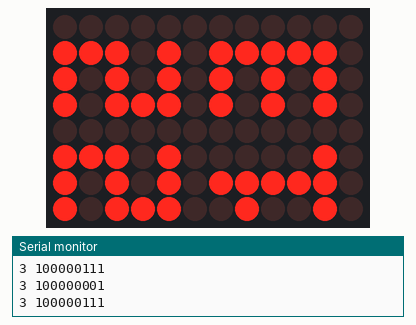
This sketch was run on a simulated Arduino Uno R4 WiFi. Parts: 12×8 LED matrix, the last lines printed to the serial monitor. The local clock reads 2024-03-15 10:24:30 at power-on unless the sketch sets it.

Above: at 1.6 s.
At 41.6 s:
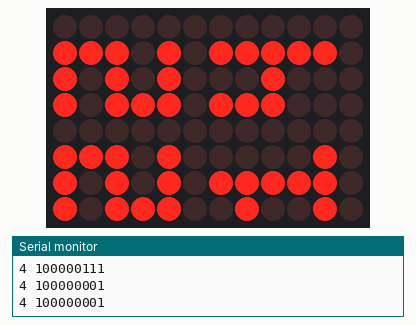
At 101.6 s:
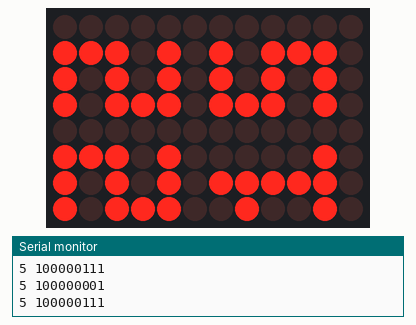

Measured:
- what the display in image 0 shows lasts 40.0 s, from 1.5 s to 41.5 s
- what the display in image 1 shows lasts 60.1 s, from 41.5 s to 101.6 s

The sketch:

Uno-r4-clock.ino
```cpp
/*
  Die teuerste Uhr der Welt

  Zeichenanzeige auf Matrix:
  https://arduinogetstarted.com/tutorials/arduino-uno-r4-led-matrix-displays-number-character
*/

#include <RTC.h>
RTCTime currentTime;

// UNO-R4 Wifi LED Matrix:

#include "Arduino_LED_Matrix.h"
#include "fonts.h"
ArduinoLEDMatrix matrix;

void setup() {
  // put your setup code here, to run once:
  Serial.begin(115200);
  while (!Serial)
    ;
  delay(1500);
  Serial.println(__FILE__);
  // a lot of work to extract HMS from __TIME__:
  // hour
  char time[] = __TIME__;
  char temp[8];
  strncpy(temp, time, 2);
  int h = atoi(temp);
  // minute:
  memset(time, ' ', 3);
  strncpy(temp, time, 5);
  int m = atoi(temp);
  // second:
  memset(time, ' ', 6);
  int s = atoi(time);
  // RTC:
  RTC.begin();
  /*
    name of month, day of week, and saveLight
    are not shown and therefore ignored
  */
  RTCTime startTime(1, Month::JANUARY, 13, h, m, s, DayOfWeek::MONDAY, SaveLight::SAVING_TIME_ACTIVE);
  RTC.setTime(startTime);
  matrix.begin();
}

void loop() {
  int h10, h01, m10, m01, s10, s01;
  // Get current time from RTC
  RTC.getTime(currentTime);
  int hour = currentTime.getHour();
  int minute = currentTime.getMinutes();
  int seconds = currentTime.getSeconds();
  Serial.print(hour);
  Serial.print(":");
  Serial.print(minute);
  Serial.print(":");
  Serial.println(seconds);
  h10 = hour / 10;
  h01 = hour % 10;
  m10 = minute / 10;
  m01 = minute % 10;
  s10 = seconds / 10;
  s01 = seconds % 10;
  clear_frame();
  // Matrix row/col Hochformat
  // row: links 7, rechts 0
  // col: oben 0, unten 11
  add_to_frame(h10, 5, 0);
  add_to_frame(h01, 1, 0);
  add_to_frame(m10, 5, 6);
  add_to_frame(m01, 1, 6);
  display_frame();
  delay(5000);
}

uint8_t frame[8][12];

void clear_frame() {
  for (int row = 0; row < 8; row++) {
    for (int col = 0; col < 12; col++) {
      frame[row][col] = 0;
    }
  }
}

void display_frame() {
  matrix.renderBitmap(frame, 8, 12);
}

void add_to_frame(int index, int x, int y) {
  for (int row = 0; row < 5; row++) {
    uint32_t temp = fonts[index][row + 1];
    Serial.print(index);
    Serial.print(" ");
    Serial.println(0x100 + temp, BIN);
    for (int col = 0; col < 3; col++)
      frame[x + col][y + row] |= (temp >> col) & 1;
  }
}
```

fonts.h
```cpp
/*
 shrinked character set
 */

uint8_t fonts[][8] = {
  {
    // 0
    0b000,
    0b111,
    0b101,
    0b101,
    0b101,
    0b111,
    0b000,
    0b000,
  },
  {
    // 1
    0b000,
    0b010,
    0b110,
    0b010,
    0b010,
    0b111,
    0b000,
    0b000,
  },
  {
    // 2
    0b000,
    0b111,
    0b001,
    0b111,
    0b100,
    0b111,
    0b000,
    0b000,
  },
  {
    // 3
    0b000,
    0b111,
    0b001,
    0b111,
    0b001,
    0b111,
    0b000,
    0b000,
  },
  {
    // 4
    0b000,
    0b101,
    0b101,
    0b111,
    0b001,
    0b001,
    0b000,
    0b000,
  },
  {
    // 5
    0b000,
    0b111,
    0b100,
    0b111,
    0b001,
    0b111,
    0b000,
    0b000,
  },
  {
    // 6
    0b000,
    0b111,
    0b100,
    0b111,
    0b101,
    0b111,
    0b000,
    0b000,
  },
  {
    // 7
    0b000,
    0b111,
    0b001,
    0b001,
    0b001,
    0b001,
    0b000,
    0b000,
  },
  {
    // 8
    0b000,
    0b111,
    0b101,
    0b111,
    0b101,
    0b111,
    0b000,
    0b000,
  },
  {
    // 9
    0b000,
    0b111,
    0b101,
    0b111,
    0b001,
    0b111,
    0b000,
    0b000,
  },
};
```
